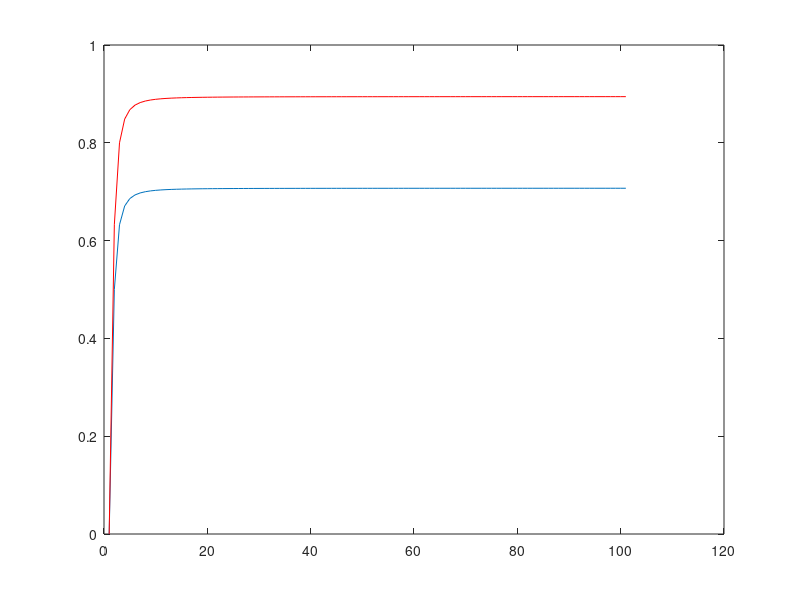

The MATLAB script that drew this image:
ge = [0:100] ;
gi = [0:100] ;

Nc = 10 ;
Ne = 10 ;
Ni = 10 ;

for a=1:length(ge) ;
    for b=1:length(gi) ;
        
        c(a,b) = (ge(a)*gi(b)*Nc)/sqrt((ge(a)^2*gi(b)^2*Nc^2)+(ge(a)^2*Nc*Ni)+(Ne*gi(b)^2*Nc)+(Ne*Ni)) ;
    end
end

plot(c(2,:))
hold on
plot(c(3,:),'r')


